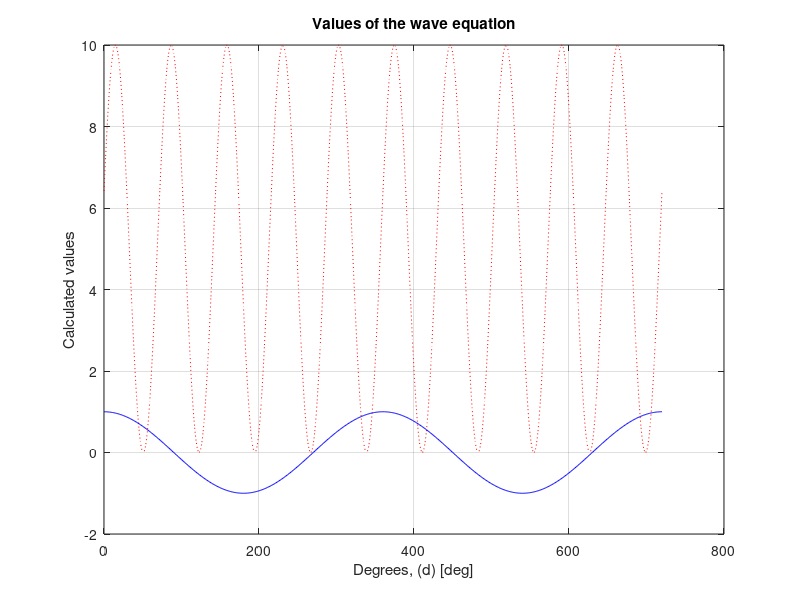

MATLAB code for this plot: (Note: this script raises an error after producing the figure.)
% 10/24/2017
% Ethan Hammond
% 17-28

clc
clear
close all

A = input('Please enter the value for A\n');
B = input('Please enter the value for B\n');
C = input('Please enter the value for C\n');
D = input('Please enter the value for D\n');

theta=(0:1:720);
waveEquation = (A*cos(B.*deg2rad(theta)+C)+D);
plot(theta,waveEquation,(':r'),theta,cos(deg2rad(theta)),'-b');
title('Values of the wave equation');
xlabel('Degrees, (d) [deg]');
ylabel('Calculated values');
grid;
stringToPrint=sprintf('y=%0.0f*cos(%0.0f(theta)+%0.0f)+%0.0f',A,B,C,D);
gtext(stringToPrint);
